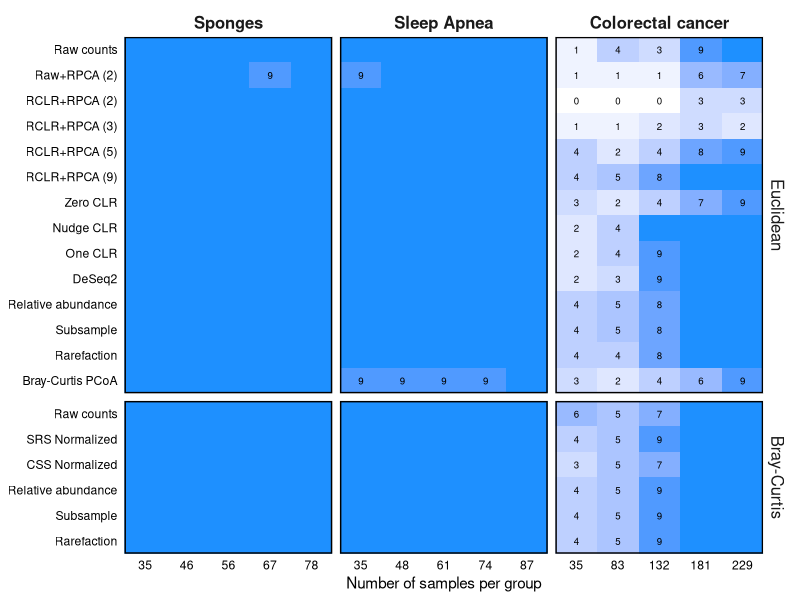
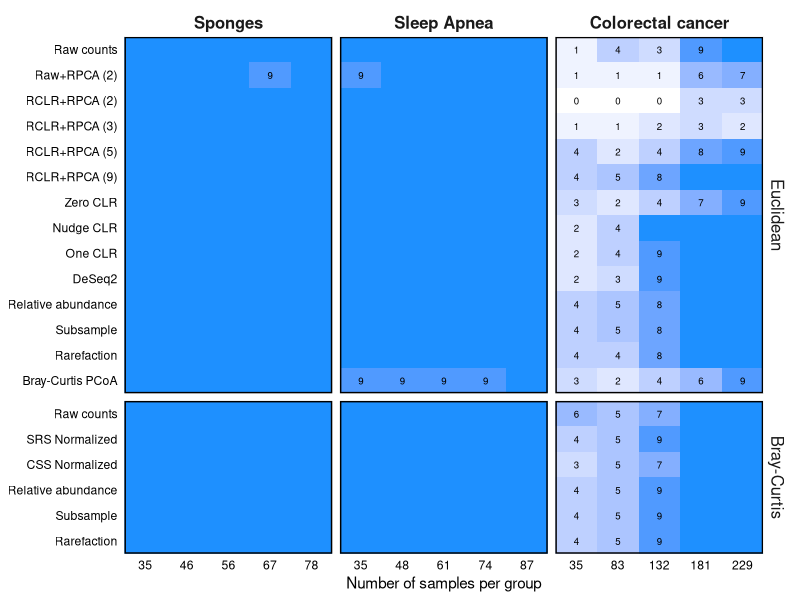

Write R code to recreate these figures, in order.
#!/usr/bin/env Rscript

library(tidyverse)
library(glue)

pretty_processes <- c(
  "raw" = "Raw counts",
  "srs" = "SRS Normalized",
  "css" = "CSS Normalized",

  "optspace" = "Raw+RPCA (2)",
  "gemelli_2" = "RCLR+RPCA (2)",
  "gemelli_3" = "RCLR+RPCA (3)",
  "gemelli_5" = "RCLR+RPCA (5)",
  "gemelli_9" = "RCLR+RPCA (9)",

  "zclr" = "Zero CLR",
  "nclr" = "Nudge CLR",
  "oclr" = "One CLR",
  "deseq2" = "DeSeq2",
  "relabund" = "Relative abundance",
  "sub" = "Subsample",
  "rare" = "Rarefaction",
  "bray_pcoa" = "Bray-Curtis PCoA"
)

pretty_distances <- c(
  euclidean = "Euclidean",
  bray = "Bray-Curtis"
)

pretty_datasets <- c(
  sponges = "Sponges", 
  sleep_apnea = "Sleep Apnea",
  crc = "Colorectal cancer"
)

case_study_data <- read_tsv("data/pooled_data/permanova_treatment.tsv") %>%
  filter(
    dataset %in% names(pretty_datasets) &
    process != "gemelli_auto") %>%
  mutate(
    depth_chr = if_else(depth == 1000, "low", "high")
  ) %>%
  select(-depth, -f_statistic, -r2)

balanced <- case_study_data %>%
  filter(nsamples_per_group != "all") %>%
  summarize(
    f_sig = sum(p_value < 0.05),
    .by = c(dataset, nsamples_per_group, process, distance, depth_chr)
  ) %>%
  filter(depth_chr == "high") %>%
  mutate(
    nsamples_per_group = factor(
      nsamples_per_group,
      levels = unique(as.numeric(nsamples_per_group))),
    dataset = factor(dataset, levels = names(pretty_datasets)),
    process = factor(
      process,
      levels = rev(names(pretty_processes)),
      labels = rev(pretty_processes)
    ),
    distance = factor(
      distance,
      levels = names(pretty_distances))
  )
  
balanced_filtered <- balanced %>%
  filter(f_sig != 10)

balanced %>%
  ggplot(aes(x = nsamples_per_group, y = process, fill = f_sig)) +
  geom_tile() +
  geom_text(
    data = balanced_filtered,
    mapping = aes(label = f_sig),
    size = 7, size.unit = "pt") +
  facet_grid(
    distance~dataset, scales = "free", space = "free_y",
    labeller = labeller(
      distance = pretty_distances, dataset = pretty_datasets)
    ) +
  scale_fill_gradient(
    low = "white", high = "dodgerblue",
    n.breaks = 6
  ) +
  labs(
    x = "Number of samples per group",
    y = NULL, fill = NULL
  ) +
  coord_cartesian(expand = FALSE) +
  theme_classic() +
  theme(
    axis.line = element_blank(),
    axis.ticks = element_blank(),
    axis.text = element_text(color = "black"),
    strip.background = element_rect(color = NA),
    strip.text = element_text(size = 12),
    strip.text.x = element_text(face = "bold"),
    legend.position = "none",
    panel.background = element_rect(color = "black", fill = NA, linewidth = 1),
    panel.ontop = TRUE
  )

ggsave("figures/heatmap_permanova_sig_cs.tiff", width = 8, height = 5,
       compression = "lzw+p")
